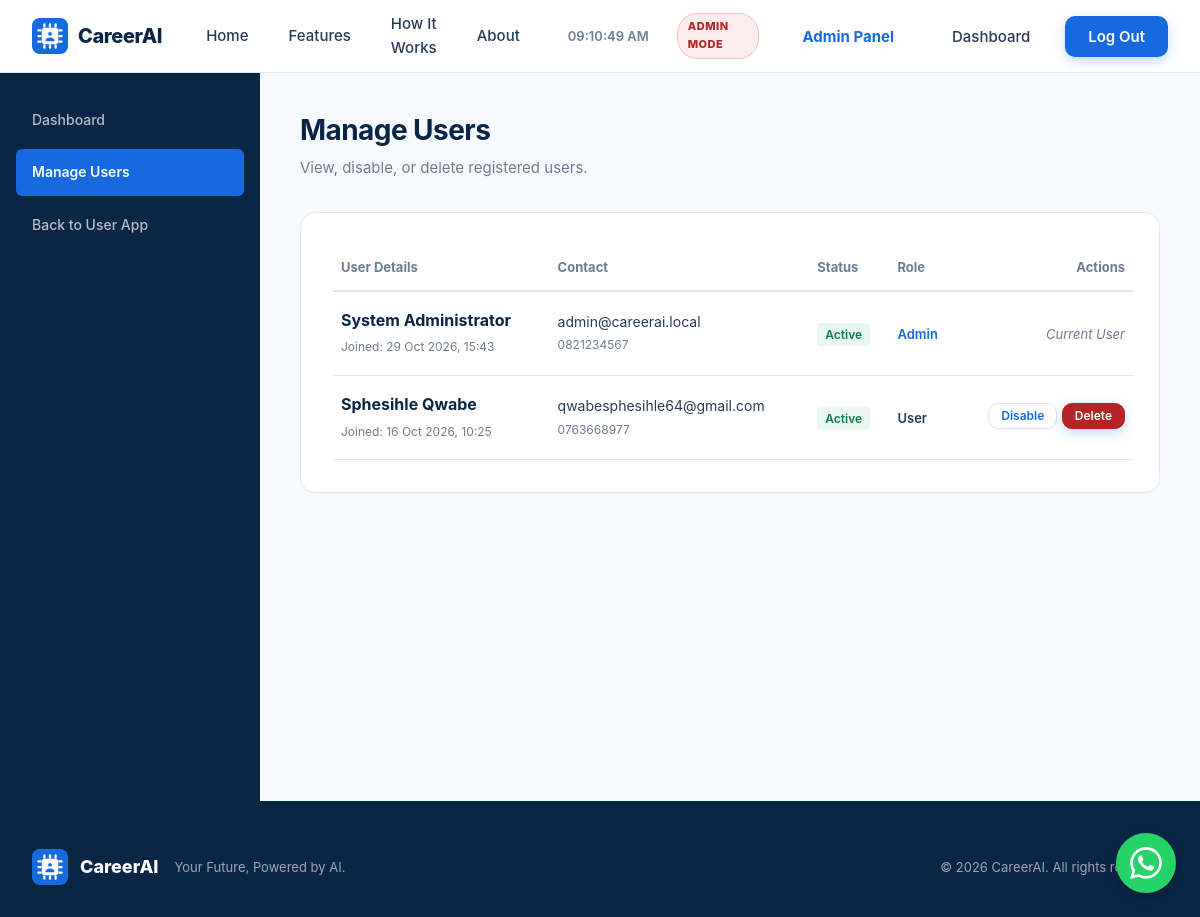
Screenshot of /admin/users.php (signed in) with the database file from the repository.
### tables this page shows
CREATE TABLE `users` (
  `id` int(10) UNSIGNED NOT NULL,
  `first_name` varchar(50) NOT NULL,
  `last_name` varchar(50) NOT NULL,
  `email` varchar(150) NOT NULL,
  `phone` varchar(20) NOT NULL DEFAULT '',
  `password_hash` varchar(255) NOT NULL,
  `role` enum('user','admin') NOT NULL DEFAULT 'user',
  `is_active` tinyint(1) NOT NULL DEFAULT 1,
  `email_verified` tinyint(1) NOT NULL DEFAULT 0,
  `otp_code` varchar(6) NOT NULL DEFAULT '',
  `otp_expires_at` datetime DEFAULT NULL,
  `otp_attempts` tinyint(3) UNSIGNED NOT NULL DEFAULT 0,
  `reset_token` varchar(64) NOT NULL DEFAULT '',
  `reset_expires_at` datetime DEFAULT NULL,
  `created_at` datetime NOT NULL DEFAULT current_timestamp(),
  `updated_at` datetime NOT NULL DEFAULT current_timestamp() ON UPDATE current_timestamp()
);

### includes/functions.php (called while the page is built, shortened)
<?php
function url($path = '')
{
    $path = ltrim($path, '/');
    return rtrim(SITE_URL, '/') . '/' . $path;
}
function e($value)
{
    return htmlspecialchars((string) $value, ENT_QUOTES, 'UTF-8');
}

### admin/users.php (the view, shortened to what this page needs)
<?php
require_once __DIR__ . '/../config/database.php';
$users = $conn->query("SELECT id, first_name, last_name, email, phone, role, is_active, created_at FROM users ORDER BY created_at DESC");
require_once __DIR__ . '/../includes/header.php';
?>
<div class="dashboard-wrapper">
    <aside class="dash-sidebar">
        <nav class="dash-menu" aria-label="Admin navigation">
            <a href="<?php echo url('admin/index.php'); ?>">Dashboard</a>
            <a href="<?php echo url('admin/users.php'); ?>" class="active">Manage Users</a>
            <a href="<?php echo url('pages/dashboard.php'); ?>">Back to User App</a>
        </nav>
    </aside>
    <main class="dash-content" id="main-content">
        <div class="dash-header">
            <h1>Manage Users</h1>
            <p>View, disable, or delete registered users.</p>
        </div>
        <div class="dash-card" style="max-width: 100%; overflow-x: auto;">
            <table style="width: 100%; border-collapse: collapse; text-align: left; min-width: 800px;">
                <thead>
                    <tr style="border-bottom: 2px solid var(--border-color);">
                        <th style="padding: 12px 8px; color: var(--secondary-text); font-size: 13px;">User Details</th>
                        <th style="padding: 12px 8px; color: var(--secondary-text); font-size: 13px;">Contact</th>
                        <th style="padding: 12px 8px; color: var(--secondary-text); font-size: 13px;">Status</th>
                        <th style="padding: 12px 8px; color: var(--secondary-text); font-size: 13px;">Role</th>
                        <th style="padding: 12px 8px; color: var(--secondary-text); font-size: 13px; text-align: right;">Actions</th>
                    </tr>
                </thead>
                <tbody>
                    <?php while($u = $users->fetch_assoc()): ?>
                        <tr style="border-bottom: 1px solid var(--border-color);">
                            <td style="padding: 16px 8px;">
                                <strong style="color: var(--dark-navy);"><?php echo e($u['first_name'] . ' ' . $u['last_name']); ?></strong><br>
                                <span style="font-size: 12px; color: var(--secondary-text);">Joined: <?php echo date('d M Y, H:i', strtotime($u['created_at'])); ?></span>
                            </td>
                            <td style="padding: 16px 8px; font-size: 14px;">
                                <?php echo e($u['email']); ?><br>
                                <span style="font-size: 12px; color: var(--secondary-text);"><?php echo e($u['phone']); ?></span>
                            </td>
                            <td style="padding: 16px 8px;">
                                <?php if ($u['is_active']): ?>
                                    <span style="background: #E8F8F0; color: #0F7A47; padding: 4px 8px; border-radius: 4px; font-size: 12px; font-weight: 600;">Active</span>
                                <?php else: ?>
                                    <span style="background: #FDECEC; color: #B42424; padding: 4px 8px; border-radius: 4px; font-size: 12px; font-weight: 600;">Disabled</span>
                                <?php endif; ?>
                            </td>
                            <td style="padding: 16px 8px;">
                                <span style="font-size: 13px; font-weight: 600; text-transform: capitalize; color: <?php echo $u['role'] === 'admin' ? 'var(--primary-blue)' : 'var(--main-text)'; ?>;">
                                    <?php echo $u['role']; ?>
                                </span>
                            </td>
                            <td style="padding: 16px 8px; text-align: right;">
                                <?php if ($u['id'] == $_SESSION['user_id']): ?>
                                    <span style="font-size: 13px; color: var(--secondary-text); font-style: italic;">Current User</span>
                                <?php else: ?>
                                    <form method="POST" style="display: inline-block;">
                                        <button type="submit" class="btn btn-outline" style="padding: 6px 12px; font-size: 12px; margin-bottom: 4px;">
                                            <?php echo $u['is_active'] ? 'Disable' : 'Enable'; ?>
                                        </button>
                                    </form>
                                    <form method="POST" style="display: inline-block;" onsubmit="return confirm('Are you sure you want to permanently delete this user? All their data will be lost.');">
                                        <button type="submit" class="btn btn-primary" style="padding: 6px 12px; font-size: 12px; background-color: #B42424; border-color: #B42424;">
                                            Delete
                                        </button>
                                    </form>
                                <?php endif; ?>
                            </td>
                        </tr>
                    <?php endwhile; ?>
                </tbody>
            </table>
        </div>
    </main>
</div>
<?php require_once __DIR__ . '/../includes/footer.php'; ?>

### assets/css/style.css (style rules this page uses)
*, *::before, *::after { box-sizing: border-box; margin: 0; padding: 0; }
:root { --primary-blue: #1769E0; --primary-blue-dark: #1257C0; --dark-navy: #0B2545; --light-blue: #EDF5FF; --very-light-bg: #F6FAFF; --white: #FFFFFF; --main-text: #263B53; --secondary-text: #6C7D90; --success-green: #19A86B; --purple-accent: #7654D6; --border-color: #DCE7F2; --shadow-sm: 0 1px 2px rgba(11, 37, 69, 0.04); --shadow-md: 0 4px 12px rgba(11, 37, 69, 0.06); --shadow-lg: 0 12px 32px rgba(11, 37, 69, 0.10); --shadow-xl: 0 24px 60px rgba(11, 37, 69, 0.12); --radius-sm: 6px; --radius-md: 10px; --radius-lg: 16px; --radius-xl: 24px; }
html { scroll-behavior: smooth; -webkit-text-size-adjust: 100%; }
body { font-family: 'Inter', -apple-system, BlinkMacSystemFont, 'Segoe UI', Roboto, 'Helvetica Neue', Arial, sans-serif; font-size: 16px; line-height: 1.6; color: var(--main-text); background-color: var(--white); -webkit-font-smoothing: antialiased; -moz-osx-font-smoothing: grayscale; }
a { text-decoration: none; color: inherit; transition: color 0.2s ease; }
h1, h2, h3, h4, h5, h6 { color: var(--dark-navy); font-weight: 700; line-height: 1.25; letter-spacing: -0.02em; }
.btn { display: inline-flex; align-items: center; justify-content: center; gap: 8px; font-family: inherit; font-size: 15px; font-weight: 600; line-height: 1; padding: 12px 22px; border-radius: var(--radius-md); border: 1px solid transparent; cursor: pointer; transition: all 0.2s ease; white-space: nowrap; }
.btn-primary { background-color: var(--primary-blue); color: var(--white); box-shadow: 0 4px 12px rgba(23, 105, 224, 0.25); }
.btn-outline { background-color: var(--white); color: var(--primary-blue); border-color: var(--border-color); box-shadow: var(--shadow-sm); }

### assets/css/dashboard.css (style rules this page uses)
.dashboard-wrapper { display: flex; min-height: calc(100vh - 72px); background-color: var(--very-light-bg); }
.dash-sidebar { width: 260px; background-color: var(--dark-navy); color: var(--white); padding: 24px 16px; flex-shrink: 0; }
.dash-menu { display: flex; flex-direction: column; gap: 6px; }
.dash-menu a { display: flex; align-items: center; gap: 12px; padding: 12px 16px; border-radius: var(--radius-sm); color: rgba(255, 255, 255, 0.7); font-size: 14px; font-weight: 500; transition: all 0.2s ease; }
.dash-menu a.active { background-color: var(--primary-blue); color: var(--white); font-weight: 600; }
.dash-content { flex: 1; padding: 40px; overflow-y: auto; }
.dash-header { margin-bottom: 32px; }
.dash-header h1 { font-size: 28px; color: var(--dark-navy); margin-bottom: 8px; }
.dash-header p { color: var(--secondary-text); font-size: 15px; }
.dash-card { background-color: var(--white); border: 1px solid var(--border-color); border-radius: var(--radius-lg); padding: 32px; box-shadow: var(--shadow-sm); max-width: 800px; }

### rows the page displays
users: first_name+last_name "System Administrator", created_at "29 Oct 2026, 15:43", email "admin@careerai.local", phone "0821234567", is_active "Active", role "Admin", shows "Current User"
users: first_name+last_name "Sphesihle Qwabe", created_at "16 Oct 2026, 10:25", email "qwabesphesihle64@gmail.com", phone "0763668977", is_active "Active", role "User"

### other values shown
SITE_NAME "CareerAI"
SITE_TAGLINE "Your Future, Powered by AI"
